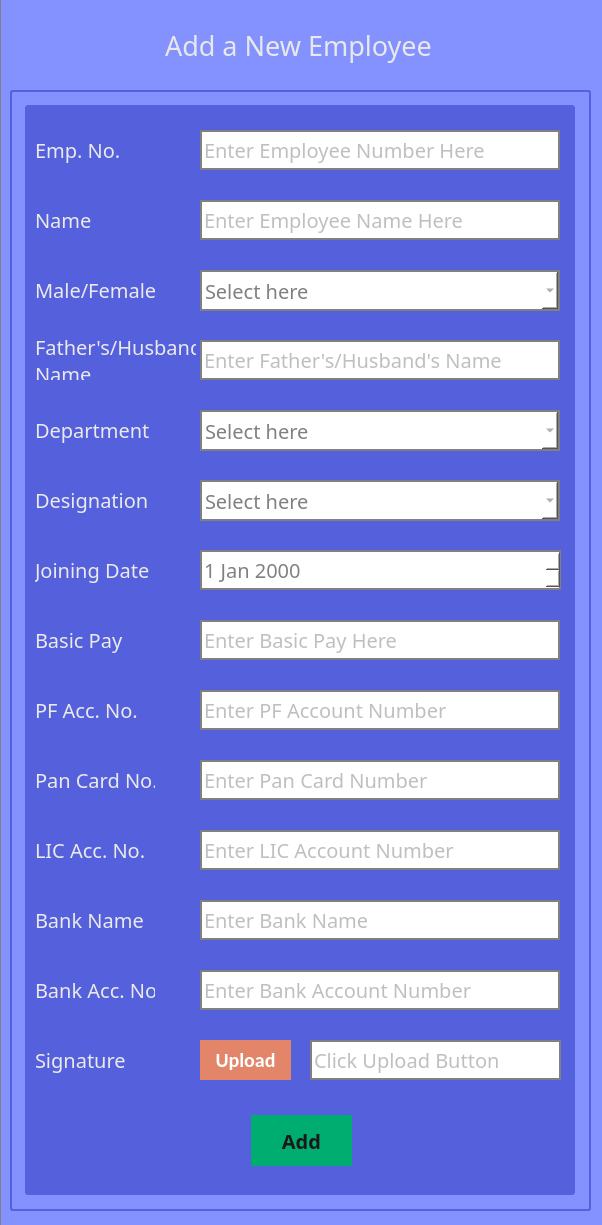
       <widget class="QWidget" name="scrollAreaWidgetContents">
        <property name="geometry">
         <rect>
          <x>0</x>
          <y>0</y>
          <width>602</width>
          <height>1225</height>
         </rect>
        </property>
        <property name="styleSheet">
         <string notr="true">background-color: rgb(214, 214, 214);
background-color: rgb(85, 96, 220);</string>
        </property>
        <layout class="QVBoxLayout" name="verticalLayout_2">
         <property name="spacing">
          <number>0</number>
         </property>
         <property name="leftMargin">
          <number>0</number>
         </property>
         <property name="topMargin">
          <number>0</number>
         </property>
         <property name="rightMargin">
          <number>0</number>
         </property>
         <property name="bottomMargin">
          <number>0</number>
         </property>
         <item>
          <widget class="QFrame" name="addAfterPage_frame">
           <property name="minimumSize">
            <size>
             <width>0</width>
             <height>1225</height>
            </size>
           </property>
           <property name="styleSheet">
            <string notr="true"/>
           </property>
           <property name="frameShape">
            <enum>QFrame::StyledPanel</enum>
           </property>
           <property name="frameShadow">
            <enum>QFrame::Raised</enum>
           </property>
           <widget class="QLabel" name="addAfterPage_label">
            <property name="geometry">
             <rect>
              <x>0</x>
              <y>0</y>
              <width>602</width>
              <height>1225</height>
             </rect>
            </property>
            <property name="styleSheet">
             <string notr="true">background-color: rgb(131, 146, 255);
border-left: 1px solid grey;</string>
            </property>
            <property name="text">
             <string/>
            </property>
           </widget>
           <widget class="QLabel" name="label_3">
            <property name="geometry">
             <rect>
              <x>165</x>
              <y>20</y>
              <width>281</width>
              <height>50</height>
             </rect>
            </property>
            <property name="font">
             <font>
              <family>Matura MT Script Capitals</family>
              <pointsize>20</pointsize>
              <weight>50</weight>
              <italic>false</italic>
              <bold>false</bold>
              <underline>false</underline>
             </font>
            </property>
            <property name="styleSheet">
             <string notr="true">color: rgb(232, 232, 232);
background-color: none;</string>
            </property>
            <property name="text">
             <string>Add a New Employee</string>
            </property>
           </widget>
           <widget class="QLabel" name="label_5">
            <property name="geometry">
             <rect>
              <x>10</x>
              <y>90</y>
              <width>581</width>
              <height>1121</height>
             </rect>
            </property>
            <property name="styleSheet">
             <string notr="true">border: 2px solid rgb(85, 96, 220);
border-radius: 3px;
background-color: none;</string>
            </property>
            <property name="text">
             <string/>
            </property>
           </widget>
           <widget class="QLabel" name="label_7">
            <property name="geometry">
             <rect>
              <x>25</x>
              <y>105</y>
              <width>550</width>
              <height>1090</height>
             </rect>
            </property>
            <property name="styleSheet">
             <string notr="true">background-color: rgb(85, 96, 220);
border-radius: 3px;
</string>
            </property>
            <property name="text">
             <string/>
            </property>
           </widget>
           <widget class="QDateEdit" name="dateEdit_5">
            <property name="geometry">
             <rect>
              <x>200</x>
              <y>550</y>
              <width>361</width>
              <height>40</height>
             </rect>
            </property>
            <property name="font">
             <font>
              <family>Mongolian Baiti</family>
              <pointsize>15</pointsize>
             </font>
            </property>
            <property name="styleSheet">
             <string notr="true">color: grey;
background-color: rgb(255, 255, 255);
border: 2px solid grey;
selection-color: rgb(255, 255, 255);
selection-background-color: rgb(14, 14, 14);
</string>
            </property>
           </widget>
           <widget class="QLabel" name="label_76">
            <property name="geometry">
             <rect>
              <x>35</x>
              <y>410</y>
              <width>120</width>
              <height>40</height>
             </rect>
            </property>
            <property name="font">
             <font>
              <family>Mongolian Baiti</family>
              <pointsize>15</pointsize>
             </font>
            </property>
            <property name="styleSheet">
             <string notr="true">color: rgb(234, 234, 234);
background-color: none;</string>
            </property>
            <property name="text">
             <string>Department</string>
            </property>
           </widget>
           <widget class="QLabel" name="label_23">
            <property name="geometry">
             <rect>
              <x>35</x>
              <y>270</y>
              <width>120</width>
              <height>40</height>
             </rect>
            </property>
            <property name="font">
             <font>
              <family>Mongolian Baiti</family>
              <pointsize>15</pointsize>
             </font>
            </property>
            <property name="styleSheet">
             <string notr="true">color: rgb(234, 234, 234);
background-color: none;</string>
            </property>
            <property name="text">
             <string>Male/Female</string>
            </property>
           </widget>
           <widget class="QLabel" name="label_24">
            <property name="geometry">
             <rect>
              <x>35</x>
              <y>200</y>
              <width>120</width>
              <height>40</height>
             </rect>
            </property>
            <property name="font">
             <font>
              <family>Mongolian Baiti</family>
              <pointsize>15</pointsize>
             </font>
            </property>
            <property name="styleSheet">
             <string notr="true">color: rgb(234, 234, 234);
background-color: none;</string>
            </property>
            <property name="text">
             <string>Name</string>
            </property>
           </widget>
           <widget class="QLabel" name="label_77">
            <property name="geometry">
             <rect>
              <x>35</x>
              <y>480</y>
              <width>120</width>
              <height>40</height>
             </rect>
            </property>
            <property name="font">
             <font>
              <family>Mongolian Baiti</family>
              <pointsize>15</pointsize>
             </font>
            </property>
            <property name="styleSheet">
             <string notr="true">color: rgb(234, 234, 234);
background-color: none;</string>
            </property>
            <property name="text">
             <string>Designation</string>
            </property>
           </widget>
           <widget class="QLabel" name="label_78">
            <property name="geometry">
             <rect>
              <x>35</x>
              <y>550</y>
              <width>120</width>
              <height>40</height>
             </rect>
            </property>
            <property name="font">
             <font>
              <family>Mongolian Baiti</family>
              <pointsize>15</pointsize>
             </font>
            </property>
            <property name="styleSheet">
             <string notr="true">color: rgb(234, 234, 234);
background-color: none;</string>
            </property>
            <property name="text">
             <string>Joining Date</string>
            </property>
           </widget>
           <widget class="QComboBox" name="state_option_13">
            <property name="geometry">
             <rect>
              <x>200</x>
              <y>480</y>
              <width>360</width>
              <height>41</height>
             </rect>
            </property>
            <property name="font">
             <font>
              <family>Mongolian Baiti</family>
              <pointsize>15</pointsize>
              <weight>50</weight>
              <bold>false</bold>
              <underline>false</underline>
              <stylestrategy>PreferDefault</stylestrategy>
             </font>
            </property>
            <property name="focusPolicy">
             <enum>Qt::WheelFocus</enum>
            </property>
            <property name="contextMenuPolicy">
             <enum>Qt::DefaultContextMenu</enum>
            </property>
            <property name="autoFillBackground">
             <bool>false</bool>
            </property>
            <property name="styleSheet">
             <string notr="true">color: grey;
background-color: rgb(255, 255, 255);
border: 2px solid grey;
selection-color: rgb(255, 255, 255);
selection-background-color: rgb(14, 14, 14);
</string>
            </property>
            <property name="editable">
             <bool>false</bool>
            </property>
            <item>
             <property name="text">
              <string>Select here</string>
             </property>
            </item>
            <item>
             <property name="text">
              <string>hgfhf</string>
             </property>
            </item>
           </widget>
           <widget class="QLabel" name="label_28">
            <property name="geometry">
             <rect>
              <x>35</x>
              <y>130</y>
              <width>120</width>
              <height>40</height>
             </rect>
            </property>
            <property name="font">
             <font>
              <family>Mongolian Baiti</family>
              <pointsize>15</pointsize>
             </font>
            </property>
            <property name="styleSheet">
             <string notr="true">color: rgb(234, 234, 234);
background-color: none;</string>
            </property>
            <property name="text">
             <string>Emp. No.</string>
            </property>
           </widget>
           <widget class="QLabel" name="label_31">
            <property name="geometry">
             <rect>
              <x>35</x>
              <y>340</y>
              <width>161</width>
              <height>40</height>
             </rect>
            </property>
            <property name="font">
             <font>
              <family>Mongolian Baiti</family>
              <pointsize>15</pointsize>
             </font>
            </property>
            <property name="styleSheet">
             <string notr="true">color: rgb(234, 234, 234);
background-color: none;</string>
            </property>
            <property name="text">
             <string>Father's/Husband's
Name</string>
            </property>
           </widget>
           <widget class="QLineEdit" name="lineEdit_57">
            <property name="geometry">
             <rect>
              <x>200</x>
              <y>340</y>
              <width>360</width>
              <height>40</height>
             </rect>
            </property>
            <property name="font">
             <font>
              <family>Mongolian Baiti</family>
              <pointsize>15</pointsize>
             </font>
            </property>
            <property name="styleSheet">
             <string notr="true">color: grey;
background-color: rgb(255, 255, 255);
border: 2px solid grey;</string>
            </property>
            <property name="placeholderText">
             <string>Enter Father's/Husband's Name</string>
            </property>
           </widget>
           <widget class="QLineEdit" name="lineEdit_48">
            <property name="geometry">
             <rect>
              <x>200</x>
              <y>130</y>
              <width>360</width>
              <height>40</height>
             </rect>
            </property>
            <property name="font">
             <font>
              <family>Mongolian Baiti</family>
              <pointsize>15</pointsize>
             </font>
            </property>
            <property name="styleSheet">
             <string notr="true">color: grey;
background-color: rgb(255, 255, 255);
border: 2px solid grey;</string>
            </property>
            <property name="placeholderText">
             <string>Enter Employee Number Here</string>
            </property>
           </widget>
           <widget class="QLineEdit" name="lineEdit_49">
            <property name="geometry">
             <rect>
              <x>200</x>
              <y>200</y>
              <width>360</width>
              <height>40</height>
             </rect>
            </property>
            <property name="font">
             <font>
              <family>Mongolian Baiti</family>
              <pointsize>15</pointsize>
             </font>
            </property>
            <property name="styleSheet">
             <string notr="true">color: grey;
background-color: rgb(255, 255, 255);
border: 2px solid grey;</string>
            </property>
            <property name="placeholderText">
             <string>Enter Employee Name Here</string>
            </property>
           </widget>
           <widget class="QComboBox" name="state_option_16">
            <property name="geometry">
             <rect>
              <x>200</x>
              <y>410</y>
              <width>360</width>
              <height>41</height>
             </rect>
            </property>
            <property name="font">
             <font>
              <family>Mongolian Baiti</family>
              <pointsize>15</pointsize>
              <weight>50</weight>
              <bold>false</bold>
              <underline>false</underline>
              <stylestrategy>PreferDefault</stylestrategy>
             </font>
            </property>
            <property name="focusPolicy">
             <enum>Qt::WheelFocus</enum>
            </property>
            <property name="contextMenuPolicy">
             <enum>Qt::DefaultContextMenu</enum>
            </property>
            <property name="autoFillBackground">
             <bool>false</bool>
            </property>
            <property name="styleSheet">
             <string notr="true">color: grey;
background-color: rgb(255, 255, 255);
border: 2px solid grey;
selection-color: rgb(255, 255, 255);
selection-background-color: rgb(14, 14, 14);
</string>
            </property>
            <property name="editable">
             <bool>false</bool>
            </property>
            <item>
             <property name="text">
              <string>Select here</string>
             </property>
            </item>
           </widget>
           <widget class="QComboBox" name="state_option_17">
            <property name="geometry">
             <rect>
              <x>200</x>
              <y>270</y>
              <width>360</width>
              <height>41</height>
             </rect>
            </property>
            <property name="font">
             <font>
              <family>Mongolian Baiti</family>
              <pointsize>15</pointsize>
              <weight>50</weight>
              <bold>false</bold>
              <underline>false</underline>
              <stylestrategy>PreferDefault</stylestrategy>
             </font>
            </property>
            <property name="focusPolicy">
             <enum>Qt::WheelFocus</enum>
            </property>
            <property name="contextMenuPolicy">
             <enum>Qt::DefaultContextMenu</enum>
            </property>
            <property name="autoFillBackground">
             <bool>false</bool>
            </property>
            <property name="styleSheet">
             <string notr="true">color: grey;
background-color: rgb(255, 255, 255);
border: 2px solid grey;
selection-color: rgb(255, 255, 255);
selection-background-color: rgb(14, 14, 14);
</string>
            </property>
            <property name="editable">
             <bool>false</bool>
            </property>
            <item>
             <property name="text">
              <string>Select here</string>
             </property>
            </item>
            <item>
             <property name="text">
              <string>Male</string>
             </property>
            </item>
            <item>
             <property name="text">
              <string>Female</string>
             </property>
            </item>
           </widget>
           <widget class="QLineEdit" name="lineEdit_42">
            <property name="geometry">
             <rect>
              <x>200</x>
              <y>970</y>
              <width>360</width>
              <height>40</height>
             </rect>
            </property>
            <property name="font">
             <font>
              <family>Mongolian Baiti</family>
              <pointsize>15</pointsize>
             </font>
            </property>
            <property name="styleSheet">
             <string notr="true">color: grey;
background-color: rgb(255, 255, 255);
border: 2px solid grey;</string>
            </property>
            <property name="text">
             <string/>
            </property>
            <property name="placeholderText">
             <string>Enter Bank Account Number</string>
            </property>
           </widget>
           <widget class="QLineEdit" name="lineEdit_45">
            <property name="geometry">
             <rect>
              <x>200</x>
              <y>620</y>
              <width>360</width>
              <height>40</height>
             </rect>
            </property>
            <property name="font">
             <font>
              <family>Mongolian Baiti</family>
              <pointsize>15</pointsize>
             </font>
            </property>
            <property name="styleSheet">
             <string notr="true">color: grey;
background-color: rgb(255, 255, 255);
border: 2px solid grey;</string>
            </property>
            <property name="placeholderText">
             <string>Enter Basic Pay Here</string>
            </property>
           </widget>
           <widget class="QLabel" name="label_74">
            <property name="geometry">
             <rect>
              <x>35</x>
              <y>760</y>
              <width>120</width>
              <height>40</height>
             </rect>
            </property>
            <property name="font">
             <font>
              <family>Mongolian Baiti</family>
              <pointsize>15</pointsize>
             </font>
            </property>
            <property name="styleSheet">
             <string notr="true">color: rgb(234, 234, 234);
background-color: none;</string>
            </property>
            <property name="text">
             <string>Pan Card No.</string>
            </property>
           </widget>
           <widget class="QLabel" name="label_70">
            <property name="geometry">
             <rect>
              <x>35</x>
              <y>900</y>
              <width>120</width>
              <height>40</height>
             </rect>
            </property>
            <property name="font">
             <font>
              <family>Mongolian Baiti</family>
              <pointsize>15</pointsize>
             </font>
            </property>
            <property name="styleSheet">
             <string notr="true">color: rgb(234, 234, 234);
background-color: none;</string>
            </property>
            <property name="text">
             <string>Bank Name</string>
            </property>
           </widget>
           <widget class="QLabel" name="label_75">
            <property name="geometry">
             <rect>
              <x>35</x>
              <y>970</y>
              <width>120</width>
              <height>40</height>
             </rect>
            </property>
            <property name="font">
             <font>
              <family>Mongolian Baiti</family>
              <pointsize>15</pointsize>
             </font>
            </property>
            <property name="styleSheet">
             <string notr="true">color: rgb(234, 234, 234);
background-color: none;</string>
            </property>
            <property name="text">
             <string>Bank Acc. No.</string>
            </property>
           </widget>
           <widget class="QLabel" name="label_72">
            <property name="geometry">
             <rect>
              <x>35</x>
              <y>830</y>
              <width>120</width>
              <height>40</height>
             </rect>
            </property>
            <property name="font">
             <font>
              <family>Mongolian Baiti</family>
              <pointsize>15</pointsize>
             </font>
            </property>
            <property name="styleSheet">
             <string notr="true">color: rgb(234, 234, 234);
background-color: none;</string>
            </property>
            <property name="text">
             <string>LIC Acc. No.</string>
            </property>
           </widget>
           <widget class="QLabel" name="label_36">
            <property name="geometry">
             <rect>
              <x>35</x>
              <y>620</y>
              <width>120</width>
              <height>40</height>
             </rect>
            </property>
            <property name="font">
             <font>
              <family>Mongolian Baiti</family>
              <pointsize>15</pointsize>
             </font>
            </property>
            <property name="styleSheet">
             <string notr="true">color: rgb(234, 234, 234);
background-color: none;</string>
            </property>
            <property name="text">
             <string>Basic Pay</string>
            </property>
           </widget>
           <widget class="QLineEdit" name="lineEdit_41">
            <property name="geometry">
             <rect>
              <x>200</x>
              <y>690</y>
              <width>360</width>
              <height>40</height>
             </rect>
            </property>
            <property name="font">
             <font>
              <family>Mongolian Baiti</family>
              <pointsize>15</pointsize>
             </font>
            </property>
            <property name="styleSheet">
             <string notr="true">color: grey;
background-color: rgb(255, 255, 255);
border: 2px solid grey;</string>
            </property>
            <property name="text">
             <string/>
            </property>
            <property name="placeholderText">
             <string>Enter PF Account Number</string>
            </property>
           </widget>
           <widget class="QLineEdit" name="lineEdit_44">
            <property name="geometry">
             <rect>
              <x>200</x>
              <y>830</y>
              <width>360</width>
              <height>40</height>
             </rect>
            </property>
            <property name="font">
             <font>
              <family>Mongolian Baiti</family>
              <pointsize>15</pointsize>
             </font>
            </property>
            <property name="styleSheet">
             <string notr="true">color: grey;
background-color: rgb(255, 255, 255);
border: 2px solid grey;</string>
            </property>
            <property name="text">
             <string/>
            </property>
            <property name="placeholderText">
             <string>Enter LIC Account Number</string>
            </property>
           </widget>
           <widget class="QLineEdit" name="lineEdit_46">
            <property name="geometry">
             <rect>
              <x>200</x>
              <y>900</y>
              <width>360</width>
              <height>40</height>
             </rect>
            </property>
            <property name="font">
             <font>
              <family>Mongolian Baiti</family>
              <pointsize>15</pointsize>
             </font>
            </property>
            <property name="styleSheet">
             <string notr="true">color: grey;
background-color: rgb(255, 255, 255);
border: 2px solid grey;</string>
            </property>
            <property name="placeholderText">
             <string>Enter Bank Name</string>
            </property>
           </widget>
           <widget class="QLabel" name="label_73">
            <property name="geometry">
             <rect>
              <x>35</x>
              <y>690</y>
              <width>120</width>
              <height>40</height>
             </rect>
            </property>
            <property name="font">
             <font>
              <family>Mongolian Baiti</family>
              <pointsize>15</pointsize>
             </font>
            </property>
            <property name="styleSheet">
             <string notr="true">color: rgb(234, 234, 234);
background-color: none;</string>
            </property>
            <property name="text">
             <string>PF Acc. No.</string>
            </property>
           </widget>
           <widget class="QLineEdit" name="lineEdit_47">
            <property name="geometry">
             <rect>
              <x>200</x>
              <y>760</y>
              <width>360</width>
              <height>40</height>
             </rect>
            </property>
            <property name="font">
             <font>
              <family>Mongolian Baiti</family>
              <pointsize>15</pointsize>
             </font>
            </property>
            <property name="styleSheet">
             <string notr="true">color: grey;
background-color: rgb(255, 255, 255);
border: 2px solid grey;</string>
            </property>
            <property name="text">
             <string/>
            </property>
            <property name="placeholderText">
             <string>Enter Pan Card Number</string>
            </property>
           </widget>
           <widget class="QPushButton" name="pushButton_26">
            <property name="geometry">
             <rect>
              <x>200</x>
              <y>1040</y>
              <width>91</width>
              <height>40</height>
             </rect>
            </property>
            <property name="font">
             <font>
              <family>Calibri</family>
              <pointsize>15</pointsize>
              <weight>75</weight>
              <bold>true</bold>
             </font>
            </property>
            <property name="styleSheet">
             <string notr="true">QPushButton{
	background-color: rgb(227, 133, 105);
	color: rgb(255, 255, 255);
	border: none;
}

QPushButton:hover{
	border: 2px solid rgb(227, 133, 105);
	color: rgb(227, 133, 105);
	background-color: rgb(255, 255, 255);
}

QPushButton:pressed{
	padding-left: 2px;
	padding-top: 1px;
}


</string>
            </property>
            <property name="text">
             <string>Upload</string>
            </property>
           </widget>
           <widget class="QPushButton" name="pushButton_29">
            <property name="geometry">
             <rect>
              <x>251</x>
              <y>1115</y>
              <width>101</width>
              <height>51</height>
             </rect>
            </property>
            <property name="font">
             <font>
              <family>Eras Medium ITC</family>
              <pointsize>15</pointsize>
              <weight>75</weight>
              <bold>true</bold>
             </font>
            </property>
            <property name="styleSheet">
             <string notr="true">

QPushButton{
color: rgb(25, 25, 25);
background-color: rgb(0, 173, 113);
border-radius:1px;

}

QPushButton:hover{

	border-radius:1px;
	border: 2px solid rgb(234, 234, 234);
	color: rgb(234, 234, 234);
	background-color: rgb(25, 25, 25);
}

QPushButton:pressed{
	padding-left: 2px;
	padding-top: 1px;
}


</string>
            </property>
            <property name="text">
             <string>Add</string>
            </property>
           </widget>
           <widget class="QLabel" name="label_71">
            <property name="geometry">
             <rect>
              <x>35</x>
              <y>1040</y>
              <width>120</width>
              <height>40</height>
             </rect>
            </property>
            <property name="font">
             <font>
              <family>Mongolian Baiti</family>
              <pointsize>15</pointsize>
             </font>
            </property>
            <property name="styleSheet">
             <string notr="true">color: rgb(234, 234, 234);
background-color: none;</string>
            </property>
            <property name="text">
             <string>Signature</string>
            </property>
           </widget>
           <widget class="QLineEdit" name="lineEdit_43">
            <property name="geometry">
             <rect>
              <x>310</x>
              <y>1040</y>
              <width>251</width>
              <height>40</height>
             </rect>
            </property>
            <property name="font">
             <font>
              <family>Mongolian Baiti</family>
              <pointsize>15</pointsize>
             </font>
            </property>
            <property name="styleSheet">
             <string notr="true">color: grey;
background-color: rgb(255, 255, 255);
border: 2px solid grey;</string>
            </property>
            <property name="text">
             <string/>
            </property>
            <property name="placeholderText">
             <string>Click Upload Button</string>
            </property>
           </widget>
          </widget>
         </item>
        </layout>
       </widget>
